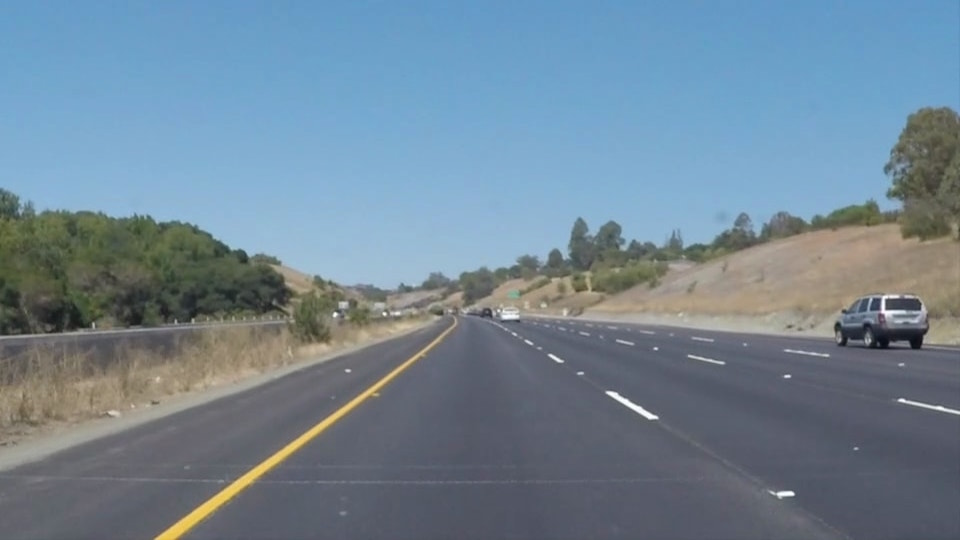
#> input picture test_images/solidYellowCurve.jpg, 960 x 540 px
$ jupyter execute --allow-errors P1.ipynb   (shell and % lines are left out)
#> lines starting #> are read from the running program, lines starting #| are printed output that depends on the picture; after the words box and inside, x2 and y2 are one past the last pixel; in counts of white or black regions, pixels touching at a corner belong together
# Self-Driving Car Engineer Nanodegree

## Project: **Finding Lane Lines on the Road**
***
In this project, you will use the tools you learned about in the lesson to identify lane lines on the road.  You can develop your pipeline on a series of individual images, and later apply the result to a video stream (really just a series of images). Check out the video clip "raw-lines-example.mp4" (also contained in this repository) to see what the output should look like after using the helper functions below.

Once you have a result that looks roughly like "raw-lines-example.mp4", you'll need to get creative and try to average and/or extrapolate the line segments you've detected to map out the full extent of the lane lines.  You can see an example of the result you're going for in the video "P1_example.mp4".  Ultimately, you would like to draw just one line for the left side of the lane, and one for the right.

In addition to implementing code, there is a brief writeup to complete. The writeup should be completed in a separate file, which can be either a markdown file or a pdf document. There is a [write up template](https://github.com/udacity/CarND-LaneLines-P1/blob/master/writeup_template.md) that can be used to guide the writing process. Completing both the code in the Ipython notebook and the writeup template will cover all of the [rubric points](https://review.udacity.com/#!/rubrics/322/view) for this project.

---
Let's have a look at our first image called 'test_images/solidWhiteRight.jpg'.  Run the 2 cells below (hit Shift-Enter or the "play" button above) to display the image.

**Note: If, at any point, you encounter frozen display windows or other confounding issues, you can always start again with a clean slate by going to the "Kernel" menu above and selecting "Restart & Clear Output".**

---

**The tools you have are color selection, region of interest selection, grayscaling, Gaussian smoothing, Canny Edge Detection and Hough Tranform line detection.  You  are also free to explore and try other techniques that were not presented in the lesson.  Your goal is piece together a pipeline to detect the line segments in the image, then average/extrapolate them and draw them onto the image for display (as below).  Once you have a working pipeline, try it out on the video stream below.**

---

<figure>

 <figcaption>
 <p></p>
 <p style="text-align: center;"> Your output should look something like this (above) after detecting line segments using the helper functions below </p>
 </figcaption>
</figure>
 <p></p>
<figure>

 <figcaption>
 <p></p>
 <p style="text-align: center;"> Your goal is to connect/average/extrapolate line segments to get output like this</p>
 </figcaption>
</figure>

**Run the cell below to import some packages.  If you get an `import error` for a package you've already installed, try changing your kernel (select the Kernel menu above --> Change Kernel).  Still have problems?  Try relaunching Jupyter Notebook from the terminal prompt.  Also, consult the forums for more troubleshooting tips.**

## Import Packages

[cell 1]
#importing some useful packages
import matplotlib.pyplot as plt
import matplotlib.image as mpimg
import numpy as np
import cv2

## Read in an Image

[cell 2]
#reading in an image
image = mpimg.imread('test_images/solidYellowCurve.jpg')
#> image is the input picture: shape (540, 960, 3); mean R, G, B 113, 133.4, 149

#printing out some stats and plotting
print('This image is:', type(image), 'with dimensions:', image.shape)
#| This image is: <class 'numpy.ndarray'> with dimensions: (540, 960, 3)
plt.imshow(image)  # if you wanted to show a single color channel image called 'gray', for example, call as plt.imshow(gray, cmap='gray')

## Ideas for Lane Detection Pipeline

**Some OpenCV functions (beyond those introduced in the lesson) that might be useful for this project are:**

`cv2.inRange()` for color selection
`cv2.fillPoly()` for regions selection
`cv2.line()` to draw lines on an image given endpoints
`cv2.addWeighted()` to coadd / overlay two images
`cv2.cvtColor()` to grayscale or change color
`cv2.imwrite()` to output images to file
`cv2.bitwise_and()` to apply a mask to an image

**Check out the OpenCV documentation to learn about these and discover even more awesome functionality!**

## Helper Functions

Below are some helper functions to help get you started. They should look familiar from the lesson!

[cell 3]
import math

def grayscale(img):
    """Applies the Grayscale transform
    This will return an image with only one color channel
    but NOTE: to see the returned image as grayscale
    (assuming your grayscaled image is called 'gray')
    you should call plt.imshow(gray, cmap='gray')"""
    return cv2.cvtColor(img, cv2.COLOR_RGB2GRAY)
    # Or use BGR2GRAY if you read an image with cv2.imread()
    # return cv2.cvtColor(img, cv2.COLOR_BGR2GRAY)

def canny(img, low_threshold, high_threshold):
    """Applies the Canny transform"""
    return cv2.Canny(img, low_threshold, high_threshold)

def gaussian_blur(img, kernel_size):
    """Applies a Gaussian Noise kernel"""
    return cv2.GaussianBlur(img, (kernel_size, kernel_size), 0)

def region_of_interest(img, vertices):
    """
    Applies an image mask.

    Only keeps the region of the image defined by the polygon
    formed from `vertices`. The rest of the image is set to black.
    `vertices` should be a numpy array of integer points.
    """
    #defining a blank mask to start with
    mask = np.zeros_like(img)

    #defining a 3 channel or 1 channel color to fill the mask with depending on the input image
    if len(img.shape) > 2:
        channel_count = img.shape[2]  # i.e. 3 or 4 depending on your image
        ignore_mask_color = (255,) * channel_count
    else:
        ignore_mask_color = 255

    #filling pixels inside the polygon defined by "vertices" with the fill color
    cv2.fillPoly(mask, vertices, ignore_mask_color)

    #returning the image only where mask pixels are nonzero
    masked_image = cv2.bitwise_and(img, mask)
    return masked_image


# [22 lines left out: function draw_lines, not called in this run]


def draw_exp_lines(img, lines, color=[255, 0, 0], thickness=9):
    """
    NOTE: this is the function you might want to use as a starting point once you want to
    average/extrapolate the line segments you detect to map out the full
    extent of the lane (going from the result shown in raw-lines-example.mp4
    to that shown in P1_example.mp4).

    Think about things like separating line segments by their
    slope ((y2-y1)/(x2-x1)) to decide which segments are part of the left
    line vs. the right line.  Then, you can average the position of each of
    the lines and extrapolate to the top and bottom of the lane.

    This function draws `lines` with `color` and `thickness`.
    Lines are drawn on the image inplace (mutates the image).
    If you want to make the lines semi-transparent, think about combining
    this function with the weighted_img() function below
    """

    y_min = 350
    y_max = 500
    line_l_cache = []
    line_h_cache = []
    lines_left = []
    lines_right = []

    for line in lines:
        for x1,y1,x2,y2 in line:
            m = (y2 - y1)/(x2 - x1)
            t = y1 - x1*m
            if(m<0): #rechts
                lines_left.append([m,t])
            else : #links
                lines_right.append([m,t])

    if lines_left:
        for element in lines_left:
                line_h_cache.append(element)

    if lines_right:
         for element in lines_right:
                line_l_cache.append(element)

    if line_h_cache:
        mean_line = np.mean(np.array(line_h_cache), axis=0).tolist()
        mean_m = mean_line[0]
        mean_t = mean_line[1]
        x1 = int((y_min-mean_t)/mean_m)
        x2 = int((y_max-mean_t)/mean_m)
        cv2.line(img,(x1, y_min),(x2, y_max),color,thickness)

    if line_l_cache:
        mean_line = np.mean(np.array(line_l_cache), axis=0).tolist()
        mean_m = mean_line[0]
        mean_t = mean_line[1]
        x1 = int((y_min-mean_t)/mean_m)
        x2 = int((y_max-mean_t)/mean_m)
        cv2.line(img,(x1, y_min),(x2, y_max),color,thickness)

def hough_exp_lines(img, rho, theta, threshold, min_line_len, max_line_gap):
    """
    `img` should be the output of a Canny transform.

    Returns an image with hough lines drawn.
    """
    lines = cv2.HoughLinesP(img, rho, theta, threshold, np.array([]), minLineLength=min_line_len, maxLineGap=max_line_gap)
    line_img = np.zeros((img.shape[0], img.shape[1], 3), dtype=np.uint8)
    draw_exp_lines(line_img, lines)
    return line_img


# [10 lines left out: function hough_lines, not called in this run]

# Python 3 has support for cool math symbols.

def weighted_img(img, initial_img, α=0.8, β=1., γ=0.):
    """
    `img` is the output of the hough_lines(), An image with lines drawn on it.
    Should be a blank image (all black) with lines drawn on it.

    `initial_img` should be the image before any processing.

    The result image is computed as follows:

    initial_img * α + img * β + γ
    NOTE: initial_img and img must be the same shape!
    """
    return cv2.addWeighted(initial_img, α, img, β, γ)

## Test Images

Build your pipeline to work on the images in the directory "test_images"
**You should make sure your pipeline works well on these images before you try the videos.**

[cell 4]
import os
os.listdir("test_images/")

## Build a Lane Finding Pipeline

Build the pipeline and run your solution on all test_images. Make copies into the `test_images_output` directory, and you can use the images in your writeup report.

Try tuning the various parameters, especially the low and high Canny thresholds as well as the Hough lines parameters.

[cell 5]
for i in os.listdir("test_images/"):
    image = mpimg.imread('test_images/'+i)
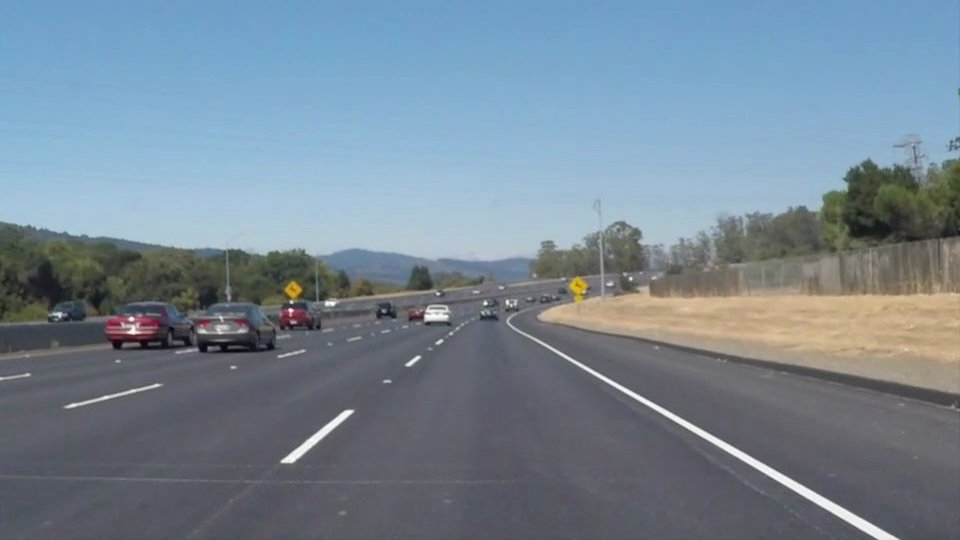
#> input picture test_images/solidWhiteCurve.jpg, 960 x 540 px
#> image is the input picture: shape (540, 960, 3); mean R, G, B 118.5, 134.5, 148.1
    gray = grayscale(image)                                   #convert to gray
#> in grayscale, `return cv2.cvtColor(img, cv2.COLOR_RGB2GRAY)`:
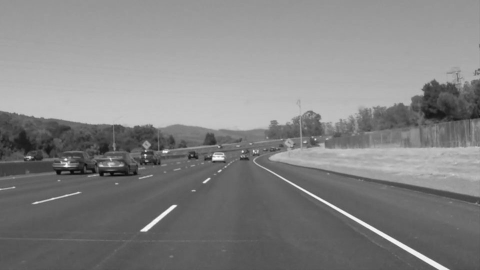
#> returned value: shape (540, 960) (shown at 1/2 size); min 5, max 255, mean 131.2
    kernel_size = 5                                           #set kernelsize
    blur_gray = gaussian_blur(gray, kernel_size)              #make gblur
    low_threshold = 10                                        #P's for canny
    high_threshold = 190                                      #P's for canny
    edges = canny(blur_gray, low_threshold, high_threshold)   #do canny
#> in canny, `return cv2.Canny(img, low_threshold, high_threshold)`:
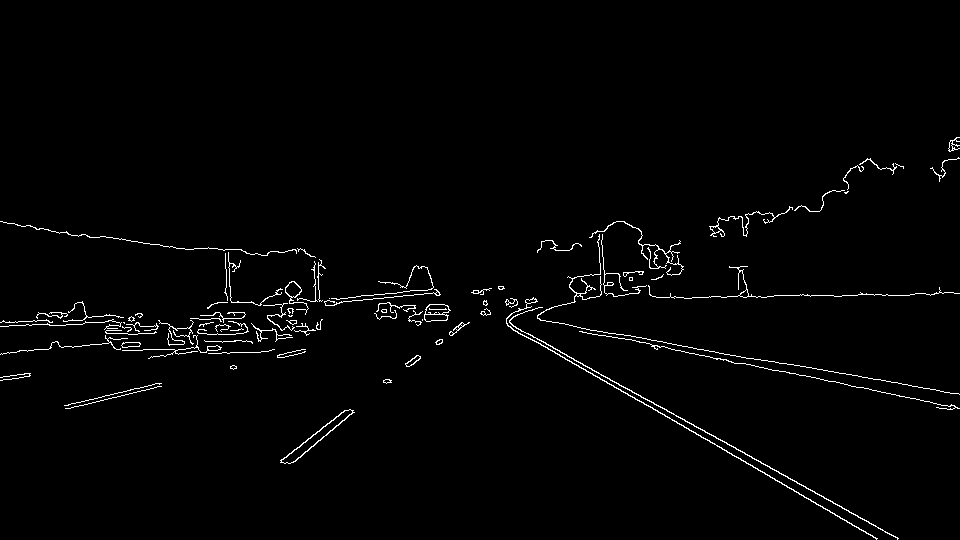
#> returned value: shape (540, 960); 1.6% white in thin lines or dots, all inside (x1, y1, x2, y2) = (0, 137, 960, 540)
    vertices = np.array([[(100,500), (500,310), (950, 500)]]) #set the polygon
    mimg = region_of_interest(edges, vertices)                #mask the view
#> in region_of_interest, `cv2.fillPoly(mask, vertices, ignore_mask_color)`:
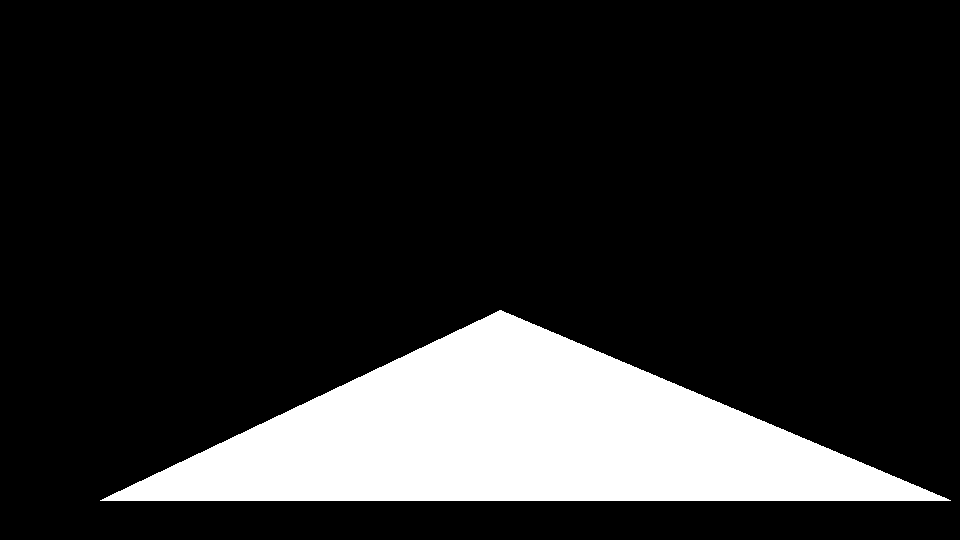
#> mask: shape (540, 960); 15.7% white; 1 white region, box (x1, y1, x2, y2) and area: (100, 310, 951, 501) 81596
#> in region_of_interest, `masked_image = cv2.bitwise_and(img, mask)`:
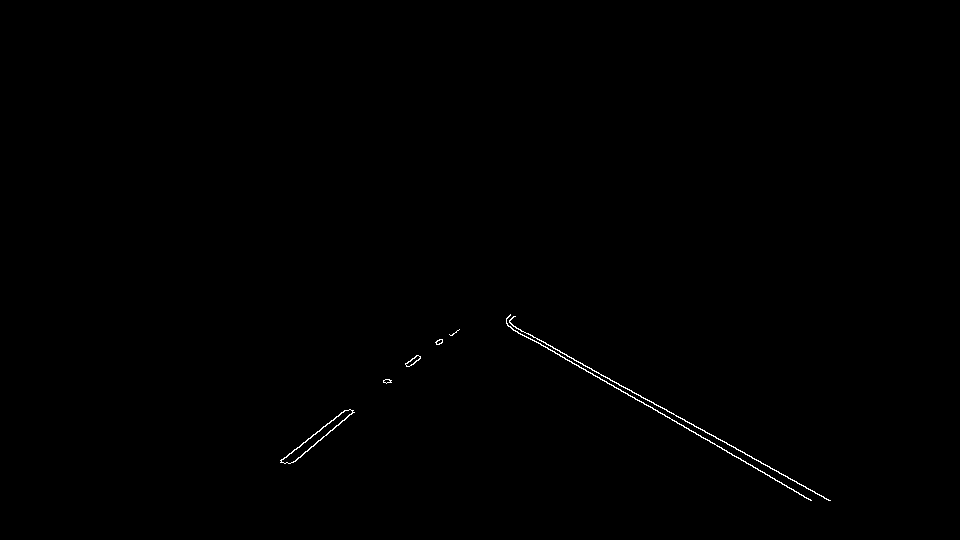
#> masked_image: shape (540, 960); 0.26% white in thin lines or dots, all inside (x1, y1, x2, y2) = (280, 314, 831, 501)
    #ming = mimg[mimg.shape[0]//2:,:]
    himg = hough_exp_lines(mimg, 1, np.pi/180, 10, 40, 20)        #adjust the hough trans and create the l-picture
#> in hough_exp_lines, `lines = cv2.HoughLinesP(img, rho, theta, threshold, np.array([]), minL..`: lines = 13 rows, first 6: [506, 322, 828, 500], [536, 341, 810, 499], [507, 325, 811, 500], [506, 321, 830, 500], [292, 462, 352, 412], [384, 382, 456, 332]
#> the loop in draw_exp_lines, `for line in lines:` made 13 passes
#> after the loop in draw_exp_lines, `for line in lines:`: lines_left = [[-0.833, 705.3], [-0.694, 648.7], [-0.781, 678.8], [-0.769, 676.2], [-0.845, 710.2], [-0.719, 655.5], [-0.774, 682.9], [-0.605, 606.5]]; lines_right = [[0.553, 42.29], [0.577, 31.92], [0.576, 33.14], [0.552, 41.45], [0.554, 41.64]]
#> the loop in draw_exp_lines, `for element in lines_left:` made 8 passes
#> after the loop in draw_exp_lines, `for element in lines_left:`: line_h_cache has the same summary as lines_left
#> the loop in draw_exp_lines, `for element in lines_right:` made 5 passes
#> after the loop in draw_exp_lines, `for element in lines_right:`: line_l_cache has the same summary as lines_right
#> in draw_exp_lines, `mean_line = np.mean(np.array(line_h_cache), axis=0).tolist()`: mean_line = [-0.753, 670.5]
#> in draw_exp_lines, `mean_m = mean_line[0]`: mean_m = -0.753
#> in draw_exp_lines, `mean_t = mean_line[1]`: mean_t = 670.5
#> in draw_exp_lines, `x1 = int((y_min-mean_t)/mean_m)`: x1 = 425
#> in draw_exp_lines, `x2 = int((y_max-mean_t)/mean_m)`: x2 = 226
#> in draw_exp_lines, `mean_line = np.mean(np.array(line_l_cache), axis=0).tolist()`: mean_line = [0.562, 38.09]
#> in draw_exp_lines, `mean_m = mean_line[0]`: mean_m = 0.562
#> in draw_exp_lines, `mean_t = mean_line[1]`: mean_t = 38.09
#> in draw_exp_lines, `x1 = int((y_min-mean_t)/mean_m)`: x1 = 554
#> in draw_exp_lines, `x2 = int((y_max-mean_t)/mean_m)`: x2 = 821
#> in draw_exp_lines, `cv2.line(img,(x1, y_min),(x2, y_max),color,thickness)`:
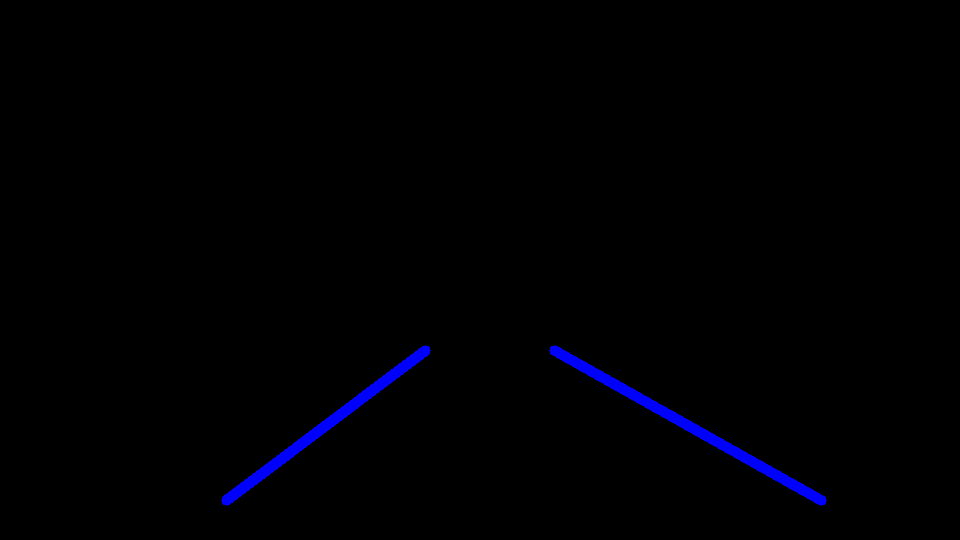
#> img: shape (540, 960, 3); mean of channels 0, 1, 2 3, 0, 0; drawn as B, G, R
    wimg = weighted_img(himg, image)
#> in weighted_img, `return cv2.addWeighted(initial_img, α, img, β, γ)`:
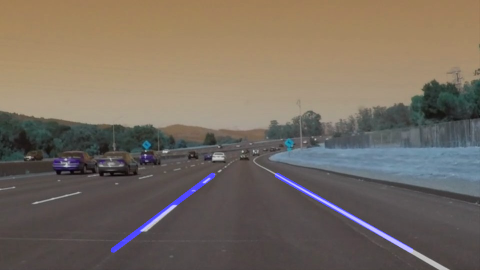
#> returned value: shape (540, 960, 3) (shown at 1/2 size); mean of channels 0, 1, 2 96.4, 107.6, 118.5; drawn as B, G, R

    f, (ax1, ax2) = plt.subplots(1, 2, figsize=(24, 9))
    f.tight_layout()
    ax1.imshow(himg)
    ax2.imshow(wimg)
    plt.subplots_adjust(left=0., right=1, top=0.9, bottom=0.)
#> pass 2 of the loop `for i in os.listdir("test_images/"):`:
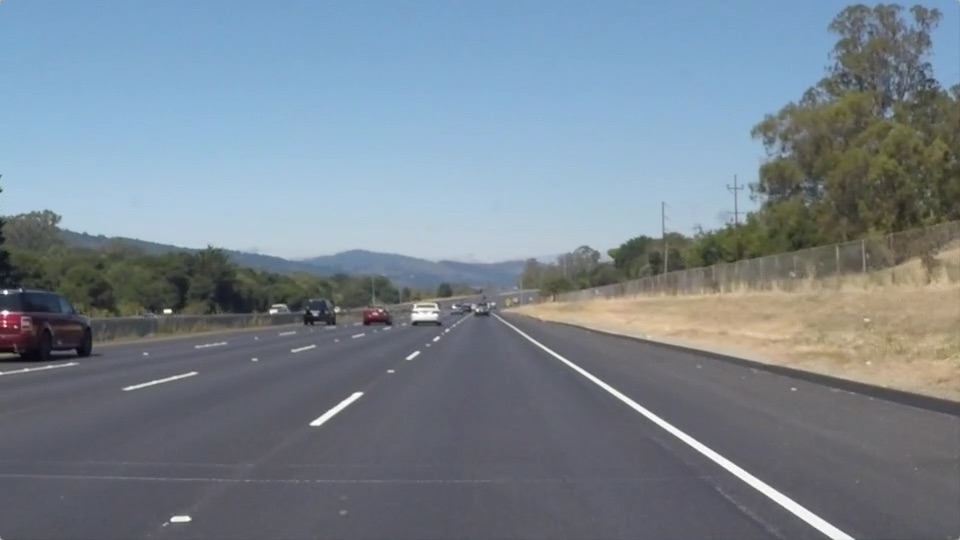
#> input picture test_images/solidWhiteRight.jpg, 960 x 540 px
#> image is the input picture: shape (540, 960, 3); mean R, G, B 120.3, 132.6, 143.7
#> in region_of_interest (call 2), `masked_image = cv2.bitwise_and(img, mask)`:
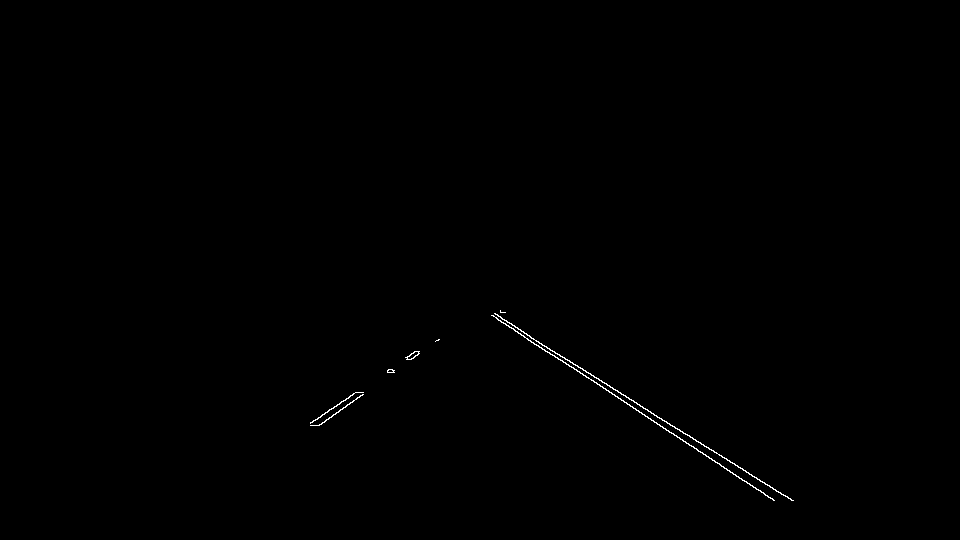
#> masked_image: shape (540, 960); 0.23% white in thin lines or dots, all inside (x1, y1, x2, y2) = (310, 310, 794, 501)
#> the loop in draw_exp_lines (call 2), `for line in lines:` made 10 passes
#> line on passes 1 to 4: [[491, 315, 763, 492]], [[498, 316, 792, 500]], [[654, 422, 774, 500]], [[310, 423, 357, 392]]
#> the loop in draw_exp_lines (call 2), `for element in lines_left:` made 5 passes
#> element on passes 1 to 4: [-0.66, 627.5], [-0.714, 652.1], [-0.714, 653.3], [-0.702, 646.5]
#> the loop in draw_exp_lines (call 2), `for element in lines_right:` made 5 passes
#> element on passes 1 to 4: [0.651, -4.51], [0.626, 4.33], [0.65, -3.1], [0.65, -4.85]
#> in weighted_img (call 2), `return cv2.addWeighted(initial_img, α, img, β, γ)`:
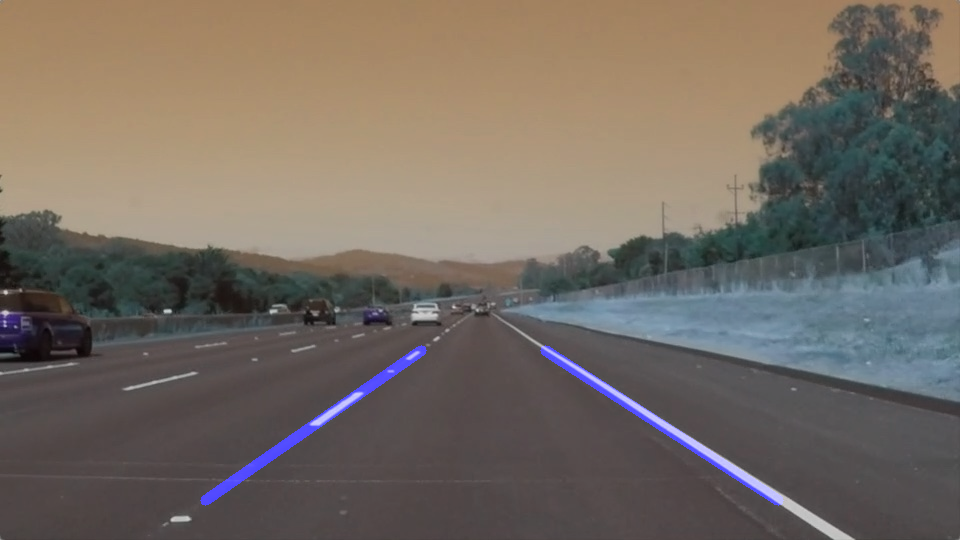
#> returned value: shape (540, 960, 3); mean of channels 0, 1, 2 97.8, 106.1, 114.9; drawn as B, G, R
